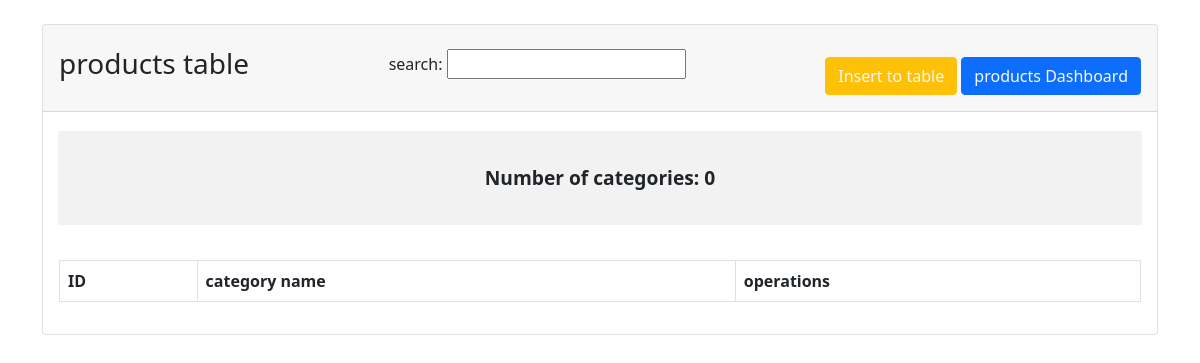
The app's page /categories.php, older data.
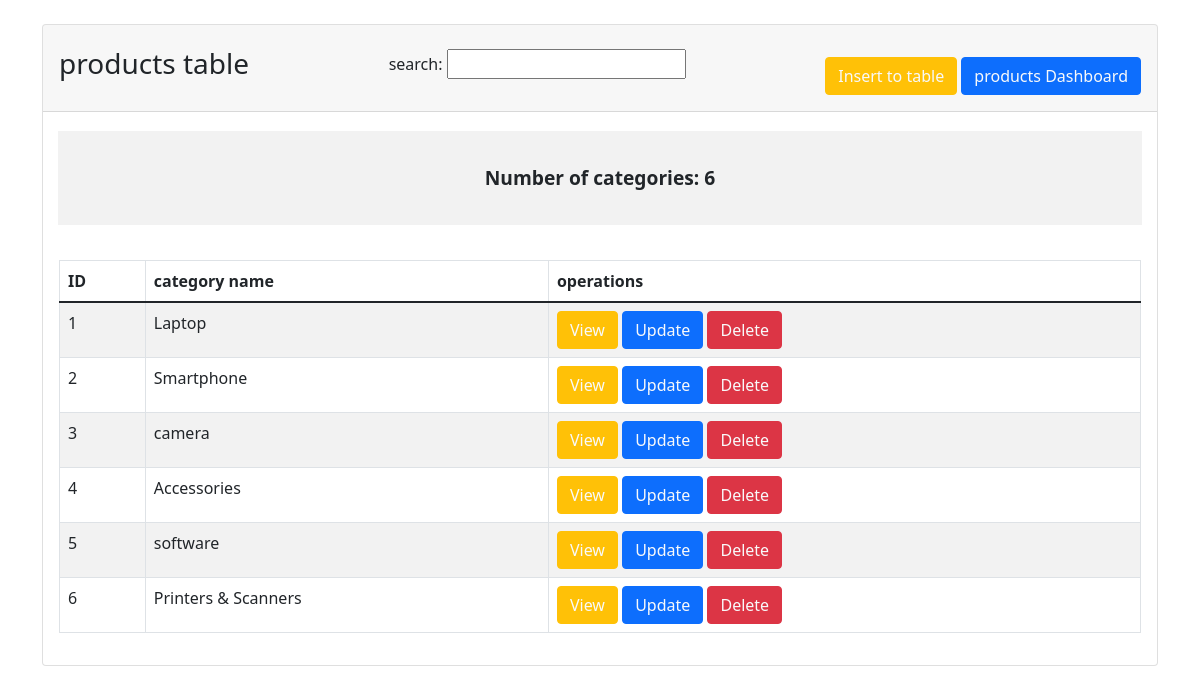
The same page, newer data.
### tables this page shows
CREATE TABLE `tb_categories` (
  `cat_id` int(11) NOT NULL,
  `cat_name` varchar(255) NOT NULL
);

### categories.php (the view, shortened to what this page needs)
<?php
include('config.php');
?>
<!doctype html>
<html lang="en">
<head>
    <link href="https://cdn.jsdelivr.net/npm/bootstrap@5.1.3/dist/css/bootstrap.min.css" rel="stylesheet">
    <link rel="stylesheet" href="css/admin_dashboard.css">
</head>
<body>
    <div class="container">
        <div class="row">
            <div class="col-md-12 mt-4">
                <div class="card">
                    <div class="card-header">
                        <h3>products table</h3>
                        <div class="search">
                            <div class="input-group mb-4 mt-3">
                                <div class="form-outline">
                                    <label for="search">search:</label>
                                    <input type="text" id="getName" name="getName" />
                                </div>
                            </div>
                        </div>
                        <div>
                            <button class="btn btn-warning mt-3"><a href="cate_create.php" class="text-light" style="text-decoration: none;">Insert to table</a></button>
                            <button class="btn btn-primary mt-3"><a href="admin_products.php" class="text-light" style="text-decoration: none;">products Dashboard</a></button>
                        </div>
                    </div>
                    <div class="container text-center mb-3 mt-3 ">
                        <div class="row align-items-start">
                            <div class="col">
                                <?php
                                $query = "SELECT COUNT(*) AS rowCount FROM tb_categories";
                                $result = mysqli_query($conn, $query);
                                if ($result && mysqli_num_rows($result) > 0) {
                                    $row = mysqli_fetch_assoc($result);
                                    $rowCount = $row['rowCount'];
                                    echo "Number of categories: " . $rowCount;
                                } else {
                                    echo "No data available";
                                }
                                ?>
                            </div>
                        </div>
                    </div>
                    <div class="card-body">
                        <table class="table table-bordered table-striped">
                            <thead>
                                <tr>
                                    <th>ID</th>
                                    <th>category name</th>
                                    <th>operations</th>
                                </tr>
                            </thead>
                            <tbody id="showdata">
                                <?php
                                $query = "SELECT * FROM tb_categories";
                                $result = mysqli_query($conn, $query);
                                if ($result) {
                                    while ($row = mysqli_fetch_assoc($result)) {
                                ?>
                                        <tr>
                                            <td><?= $row['cat_id']; ?></td>
                                            <td><?= $row['cat_name']; ?></td>
                                            <td class="buttons">
                                                <button class="btn btn-warning"><a href="cate_view.php?viewid=<?= $row['cat_id'] ?>" class="text-light">View</a></button>
                                                <button class="btn btn-primary"><a href="cate_update.php?updateid=<?= $row['cat_id'] ?>" class="text-light">Update</a></button>
                                                <button class="btn btn-danger"><a href="cate_delete.php?deleteid=<?= $row['cat_id'] ?>" class="text-light">Delete</a></button>
                                            </td>
                                        </tr>
                                    <?php
                                    }
                                } else {
                                    ?>
                                    <tr>
                                        <td colspan="5">No Record Found</td>
                                    </tr>
                                <?php
                                }
                                ?>
                            </tbody>
                        </table>
                    </div>
                </div>
            </div>
        </div>
    </div>
</body>
</html>

### css/admin_dashboard.css (style rules this page uses)
.card-header { display: flex; flex-wrap: wrap; justify-content: space-between; align-items: center; }
.buttons a { text-decoration: none; }
.col { background-color: #f2f2f2; height: 100px; border: 3px solid white; display: flex; justify-content: center; align-items: center; flex-direction: column; font-weight: bold; font-size: larger; }

Row changes from the older to the newer data that the page shows:
added tb_categories: cat_id "1", cat_name "Laptop"
added tb_categories: cat_id "2", cat_name "Smartphone"
added tb_categories: cat_id "3", cat_name "camera"
added tb_categories: cat_id "4", cat_name "Accessories"
added tb_categories: cat_id "5", cat_name "software"
added tb_categories: cat_id "6", cat_name "Printers & Scanners"
Text that changed along with them:
$rowCount: "0" → "6"
